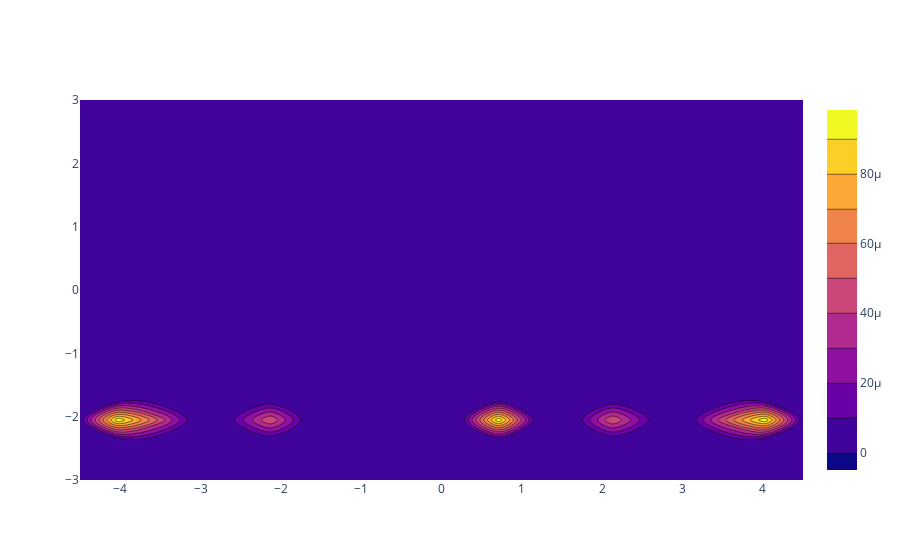

Write notebook code for a chart like this one.
### Code cell
primitive_set_proto_log = SensorProtoLog('/tmp/vision/SensorProto')
yellow_team = []
blue_team = []
counter = 0
for idx, vision in enumerate(primitive_set_proto_log.ssl_vision_msg): 
    if vision.HasField("detection") and len(vision.detection.balls) > 0:        
        yellow_team = cf.Team([
            cf.Robot(
                robot.robot_id,
                cf.Point(robot.x/1000, robot.y/1000),
                cf.Vector(0,0),
                cf.Angle(robot.orientation),
                cf.Angle(0),
                cf.Timestamp(vision.detection.t_capture))
            for robot in vision.detection.robots_yellow])
        
        [robots.extend([robot.x, robot.y]) for robot in vision.detection.robots_yellow]
        
        blue_team = cf.Team([
            cf.Robot(
                robot.robot_id,
                cf.Point(robot.x/1000, robot.y/1000),
                cf.Vector(0,0),
                cf.Angle(robot.orientation),
                cf.Angle(0),
                cf.Timestamp(vision.detection.t_capture))
            for robot in vision.detection.robots_yellow])
        
        [robots.extend([robot.x, robot.y]) for robot in vision.detection.robots_blue]
        counter+=1
        if counter == 100:
            break
    
x_s, y_s, grid_of_passes = sampleGridOfPasses(20,20)
costs = []


for row in grid_of_passes:
    cost_row = []
    for p in row:
        cost_row.append(cf.ratePassFriendlyCapability(blue_team, p, 3))
    costs.append(cost_row)
    
    
fig = go.Figure(
        data=[go.Contour(z=costs, x=x_s, y=y_s)]
    )

fig.show()

### Figure 1 — Plotly figure (JSON) as saved in the notebook; plotly's stock layout.template omitted (floating-point values rounded to 4 significant figures; data arrays with more than 128 entries replaced by an {"elided": "..."} marker saying what was removed)
{"data": [{"type": "contour", "x": [-4.5, -4.026, -3.553, -3.079, -2.605, -2.132, -1.658, -1.184, -0.7105, -0.2368, 0.2368, 0.7105, 1.184, 1.658, 2.132, 2.605, 3.079, 3.553, 4.026, 4.5], "y": [-3, -2.684, -2.368, -2.053, -1.737, -1.421, -1.105, -0.7895, -0.4737, -0.1579, 0.1579, 0.4737, 0.7895, 1.105, 1.421, 1.737, 2.053, 2.368, 2.684, 3], "z": {"elided": "20x20 float values"}}], "layout": {}}
